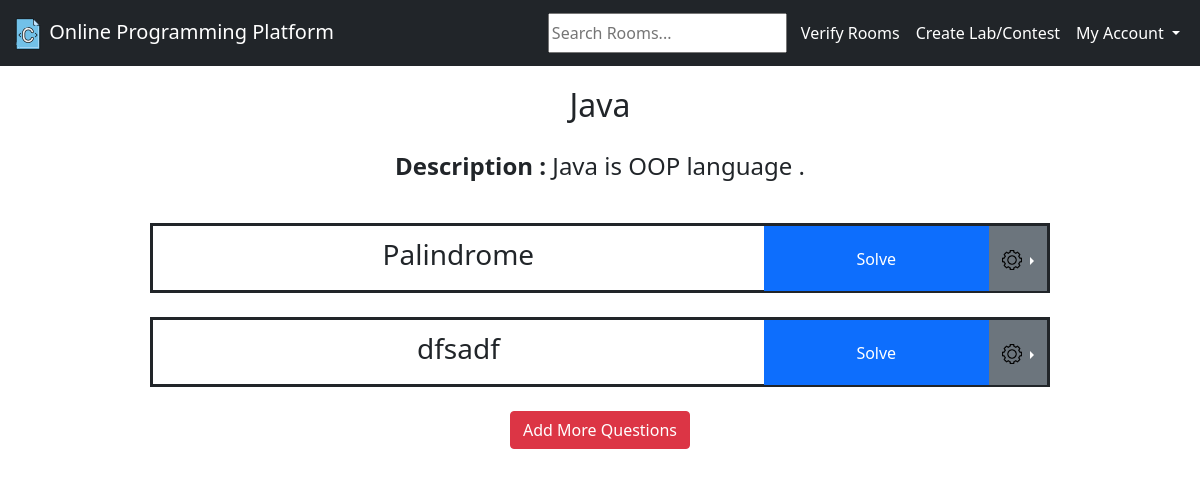
Before: /room/4/ (signed in) with the older database file.
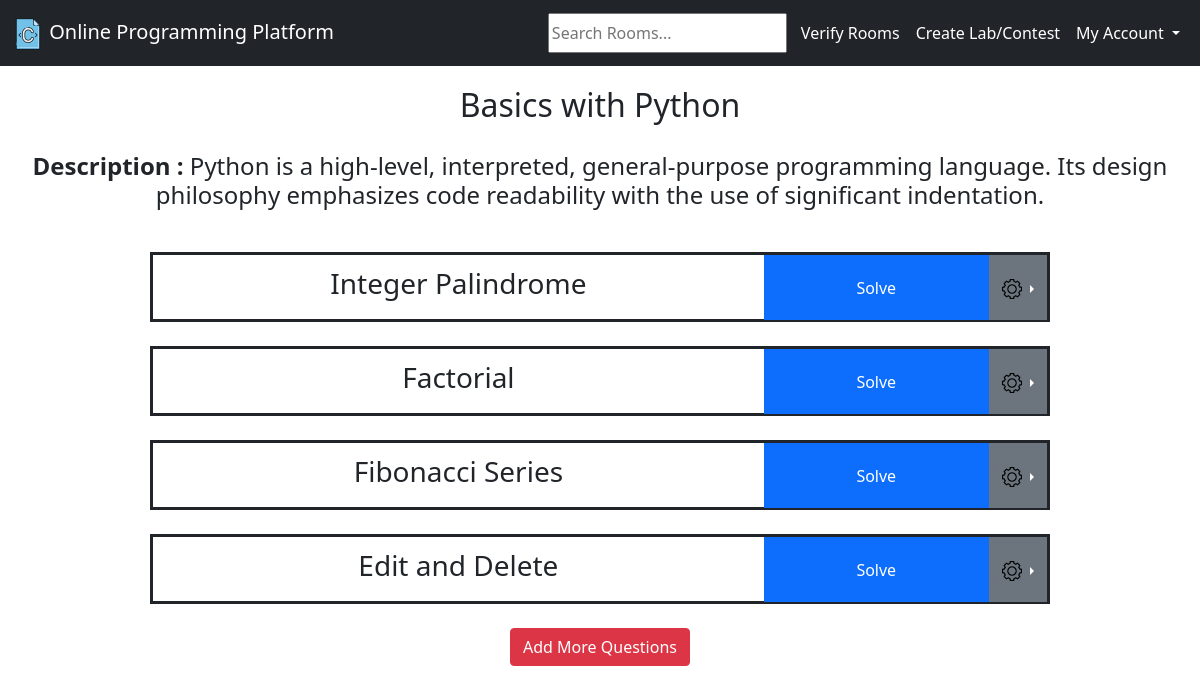
After: the same page with the newer database file.
### base/models.py (models this page shows, shortened)
class Room(models.Model):
    host = models.ForeignKey(User, on_delete=models.SET_NULL, null=True)
    name = models.CharField(max_length=200)
    description = models.TextField(null=True, blank=True)
    verified = models.BooleanField(default=False)
    updated = models.DateTimeField(auto_now=True)
    created = models.DateTimeField(auto_now_add=True)
    class Meta:
        ordering = ['-updated', '-created']

class Question(models.Model):
    question_title = models.CharField(max_length=50)
    question_full = models.TextField()
    sample_test_case = models.TextField()
    updated = models.DateTimeField(auto_now=True)
    created = models.DateTimeField(auto_now_add=True)
    room = models.ForeignKey(Room, on_delete=models.CASCADE)

### base/views.py (the view)
# urls.py: path('room/<str:pk>/', views.room, name="room"),
@login_required(login_url='login')
def room(request, pk):
    room = Room.objects.get(id=pk)
    questions = Question.objects.filter(room=pk)
    context = {'room': room, 'questions': questions}
    return render(request, "room.html", context)

### templates/room.html (shortened to what this page needs)
{% extends 'main.html' %}
{% block style %}
    {% load static %}
    <link rel="stylesheet" href="{% static 'css/room_style.css' %}">
{% endblock %}
{% block content %}
<div class="room-container">
    <div>
        <h2 style="text-align:center;padding:10px;">{{room.name}}</h2>
    </div>
    <div>
        <h4 style="text-align:center;padding:10px;font-weight:normal"><strong>Description :</strong> {{room.description}}</h4>
        <br>
    </div>
    <div>
        <div>
            {% for question in questions %}
            <div class="question-tile">
                <div class="question-tile-name">
                    <h3>{{question.question_title}}</h3>
                </div>
                <div class="question-tile-button">
                    <a href="/room/{{room.id}}/{{question.id}}/" class="btn btn-primary rounded-0">Solve</a>
                </div>
                {% if request.user == room.host %}
                <div class="question-tile-settings">
                <div class="btn-group dropend">
                    <button type="button" class="btn btn-secondary dropdown-toggle rounded-0" data-bs-toggle="dropdown"
                            aria-expanded="false">
                        {% load static %}
                        <img src="{% static 'images/gear.png' %}" width="20px">
                    </button>
                </div>
                    </div>
                {%endif%}
            </div>
            <br>
            {% endfor %}
        </div>
        <div style="text-align:center">
            <a class="btn btn-danger" href="//{{request.get_host}}/create_question/{{room.id}}" role="button">Add More Questions</a>
        </div>
    </div>
</div>
{% endblock %}

Changed rows visible on the page:
removed Question: question_title "dfsadf"
changed Room: name "Java" → "Basics with Python"; description "Java is OOP language ." → "Python is a high-level, interpreted, general-purpose programming language. Its design philosophy emphasizes code readability with the use of significant indentation."
changed Question: question_title "Palindrome" → "Integer Palindrome"
added Question: question_title "Factorial"
added Question: question_title "Fibonacci Series"
added Question: question_title "Edit and Delete"
